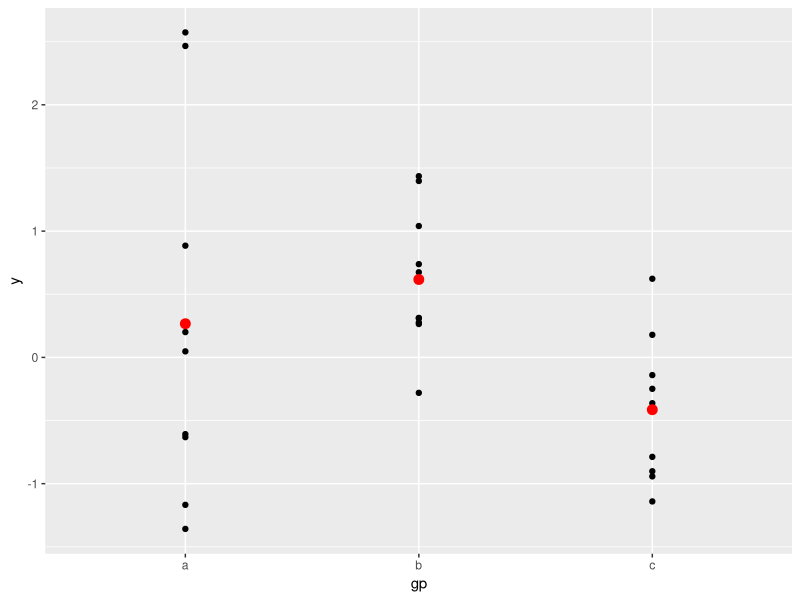

Reproduce this figure in R. (Note: this script raises an error after producing the figure.)
require("reshape")
require("ggplot2")

df <- data.frame(gp = factor(rep(letters[1:3], each = 10)),
                 y = rnorm(30))
# Compute sample mean and standard deviation in each group
library(plyr)
ds <- ddply(df, .(gp), summarise, mean = mean(y), sd = sd(y))

# Declare the data frame and common aesthetics.
# The summary data frame ds is used to plot
# larger red points in a second geom_point() layer.
# If the data = argument is not specified, it uses the
# declared data frame from ggplot(); ditto for the aesthetics.
ggplot(df, aes(x = gp, y = y)) +
  geom_point() +
  geom_point(data = ds, aes(y = mean),
             colour = 'red', size = 3)

w1 <- read.csv(file="derived_features_validated.csv",sep=",",head=TRUE)
df<-w1[complete.cases(w1),1:21]
#df<-w1[,1:20]

print (nrow(df))

# df<-derived_cust_fin_subsetjuly;
# P1 =ecdf(df$spatial.grid_div);
# P2=ecdf(df$spatial.radial_div);
# P3=ecdf(df$hourly_div);
# 
# P1median=round(median(df$spatial.grid_div),digits=2);
# P2median=round(median(df$spatial.radial_div),digits=2);
# P3median=round(median(df$hourly_div),digits=2);



P1 =ecdf(df$spatial.grid_div);
P2=ecdf(df$spatial.radial_div);
P3=ecdf(df$hourly_div);
P4=ecdf(df$weekly_div);
P1median=round(median(df$spatial.grid_div),digits=2);
P2median=round(median(df$spatial.radial_div),digits=2);
P3median=round(median(df$hourly_div),digits=2);
P4median=round(median(df$weekly_div),digits=2);

# P1 =ecdf(df$spatial.grid_loy);
# P2=ecdf(df$spatial.radial_loy);
# P3=ecdf(df$hourly_loy);
# P4=ecdf(df$weekly_loy);
# P1median=round(median(df$spatial.grid_loy),digits=2);
# P2median=round(median(df$spatial.radial_loy),digits=2);
# P3median=round(median(df$hourly_loy),digits=2);
# P4median=round(median(df$weekly_loy),digits=2);

# P1 =ecdf(df$spatial.grid_reg);
# P2=ecdf(df$spatial.radial_reg);
# P3=ecdf(df$hourly_reg);
# P4=ecdf(df$weekly_reg);
# P1median=round(median(df$spatial.grid_reg),digits=2);
# P2median=round(median(df$spatial.radial_reg),digits=2);
# P3median=round(median(df$hourly_reg),digits=2);
# P4median=round(median(df$weekly_reg),digits=2);


plot(P1, col="red", xlim=c(0,1),ylim=c(0,1.2), main="Diversity: Spatial and Temporal", lwd=5, pch=5, xlab="Loyalty",ylab="CDF(Cumulative Density Function)");
lines(P2, col="green", lty="dashed", lwd=5, pch=5)
lines(P3, col="blue", lty="dashed", lwd=5, pch=5);
lines(P4, col="orange", lty="dashed", lwd=5, pch=5);
abline(v=P1median,col="red", lty="dashed", text(x=P1median, y=1.05, toString(P1median), col="red"))
abline(v=P2median,col="green", lty="dashed", text(x=P2median, y=1.1, toString(P2median), col="green"))
abline(v=P3median,col="blue", lty="dashed", text(x=P3median, y=1.15, toString(P3median), col="blue"))
abline(v=P4median,col="orange", lty="dashed", text(x=P4median, y=1.2, toString(P4median), col="orange"))


# adds titles to the axes 


legend(0,1,# places a legend at the appropriate place 
       c("Spatial:Grid", "Spatial:Radial", "Temporal:Hourly", "Temporal:Weekly"), # puts text in the legend 
       lty=c(1,1,1,1), # gives the legend appropriate symbols (lines)
       lwd=c(2.5,2.5,2.5,2.5),col=c("red", "green", "blue", "orange")) # gives the legend lines the correct color and width
